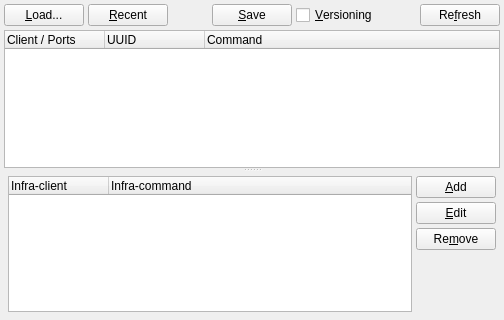
<?xml version="1.0" encoding="UTF-8"?>
<ui version="4.0">
 <author>rncbc aka Rui Nuno Capela</author>
 <comment>JACK Audio Connection Kit - Qt GUI Interface.

   Copyright (C) 2003-2013, rncbc aka Rui Nuno Capela. All rights reserved.

   This program is free software; you can redistribute it and/or
   modify it under the terms of the GNU General Public License
   as published by the Free Software Foundation; either version 2
   of the License, or (at your option) any later version.

   This program is distributed in the hope that it will be useful,
   but WITHOUT ANY WARRANTY; without even the implied warranty of
   MERCHANTABILITY or FITNESS FOR A PARTICULAR PURPOSE.  See the
   GNU General Public License for more details.

   You should have received a copy of the GNU General Public License along
   with this program; if not, write to the Free Software Foundation, Inc.,
   51 Franklin Street, Fifth Floor, Boston, MA 02110-1301 USA.

 </comment>
 <class>SessionWidget</class>
 <widget class="QWidget" name="SessionWidget">
  <property name="geometry">
   <rect>
    <x>0</x>
    <y>0</y>
    <width>504</width>
    <height>320</height>
   </rect>
  </property>
  <property name="windowTitle">
   <string>Session - JACK Audio Connection Kit</string>
  </property>
  <property name="windowIcon">
   <iconset resource="qjackctl.qrc">
    <normaloff>:/images/session1.png</normaloff>:/images/session1.png</iconset>
  </property>
  <layout class="QVBoxLayout" name="verticalLayout">
   <item>
    <layout class="QHBoxLayout" name="horizontalLayout">
     <item>
      <widget class="QPushButton" name="LoadSessionPushButton">
       <property name="toolTip">
        <string>Load session</string>
       </property>
       <property name="text">
        <string>&amp;Load...</string>
       </property>
       <property name="icon">
        <iconset resource="qjackctl.qrc">
         <normaloff>:/images/open1.png</normaloff>:/images/open1.png</iconset>
       </property>
      </widget>
     </item>
     <item>
      <widget class="QPushButton" name="RecentSessionPushButton">
       <property name="toolTip">
        <string>Recent session</string>
       </property>
       <property name="text">
        <string>&amp;Recent</string>
       </property>
      </widget>
     </item>
     <item>
      <spacer>
       <property name="orientation">
        <enum>Qt::Horizontal</enum>
       </property>
       <property name="sizeHint" stdset="0">
        <size>
         <width>20</width>
         <height>20</height>
        </size>
       </property>
      </spacer>
     </item>
     <item>
      <widget class="QPushButton" name="SaveSessionPushButton">
       <property name="toolTip">
        <string>Save session</string>
       </property>
       <property name="text">
        <string>&amp;Save</string>
       </property>
       <property name="icon">
        <iconset resource="qjackctl.qrc">
         <normaloff>:/images/save1.png</normaloff>:/images/save1.png</iconset>
       </property>
      </widget>
     </item>
     <item>
      <widget class="QCheckBox" name="SaveSessionVersionCheckBox">
       <property name="toolTip">
        <string>Save session versioning</string>
       </property>
       <property name="text">
        <string>&amp;Versioning</string>
       </property>
      </widget>
     </item>
     <item>
      <spacer>
       <property name="orientation">
        <enum>Qt::Horizontal</enum>
       </property>
       <property name="sizeHint" stdset="0">
        <size>
         <width>20</width>
         <height>20</height>
        </size>
       </property>
      </spacer>
     </item>
     <item>
      <widget class="QPushButton" name="UpdateSessionPushButton">
       <property name="toolTip">
        <string>Update session</string>
       </property>
       <property name="text">
        <string>Re&amp;fresh</string>
       </property>
       <property name="icon">
        <iconset resource="qjackctl.qrc">
         <normaloff>:/images/refresh1.png</normaloff>:/images/refresh1.png</iconset>
       </property>
      </widget>
     </item>
    </layout>
   </item>
   <item>
    <widget class="QSplitter" name="InfraClientSplitter">
     <property name="orientation">
      <enum>Qt::Vertical</enum>
     </property>
     <widget class="QTreeWidget" name="SessionTreeView">
      <property name="toolTip">
       <string>Session clients / connections</string>
      </property>
      <property name="rootIsDecorated">
       <bool>false</bool>
      </property>
      <property name="uniformRowHeights">
       <bool>true</bool>
      </property>
      <property name="sortingEnabled">
       <bool>false</bool>
      </property>
      <property name="allColumnsShowFocus">
       <bool>true</bool>
      </property>
      <column>
       <property name="text">
        <string>Client / Ports</string>
       </property>
      </column>
      <column>
       <property name="text">
        <string>UUID</string>
       </property>
      </column>
      <column>
       <property name="text">
        <string>Command</string>
       </property>
      </column>
     </widget>
     <widget class="QWidget" name="InfraClientWidget">
      <layout class="QGridLayout">
       <item row="0" column="0" rowspan="4">
        <widget class="QTreeWidget" name="InfraClientListView">
         <property name="toolTip">
          <string>Infra-clients / commands</string>
         </property>
         <property name="rootIsDecorated">
          <bool>false</bool>
         </property>
         <property name="uniformRowHeights">
          <bool>true</bool>
         </property>
         <property name="sortingEnabled">
          <bool>false</bool>
         </property>
         <property name="allColumnsShowFocus">
          <bool>true</bool>
         </property>
         <column>
          <property name="text">
           <string>Infra-client</string>
          </property>
         </column>
         <column>
          <property name="text">
           <string>Infra-command</string>
          </property>
         </column>
        </widget>
       </item>
       <item row="0" column="1">
        <widget class="QPushButton" name="AddInfraClientPushButton">
         <property name="toolTip">
          <string>Add infra-client</string>
         </property>
         <property name="text">
          <string>&amp;Add</string>
         </property>
         <property name="icon">
          <iconset resource="qjackctl.qrc">
           <normaloff>:/images/add1.png</normaloff>:/images/add1.png</iconset>
         </property>
        </widget>
       </item>
       <item row="1" column="1">
        <widget class="QPushButton" name="EditInfraClientPushButton">
         <property name="toolTip">
          <string>Edit infra-client</string>
         </property>
         <property name="text">
          <string>&amp;Edit</string>
         </property>
         <property name="icon">
          <iconset resource="qjackctl.qrc">
           <normaloff>:/images/edit1.png</normaloff>:/images/edit1.png</iconset>
         </property>
        </widget>
       </item>
       <item row="2" column="1">
        <widget class="QPushButton" name="RemoveInfraClientPushButton">
         <property name="toolTip">
          <string>Remove infra-client</string>
         </property>
         <property name="text">
          <string>Re&amp;move</string>
         </property>
         <property name="icon">
          <iconset resource="qjackctl.qrc">
           <normaloff>:/images/remove1.png</normaloff>:/images/remove1.png</iconset>
         </property>
        </widget>
       </item>
       <item row="3" column="1">
        <spacer>
         <property name="orientation">
          <enum>Qt::Vertical</enum>
         </property>
         <property name="sizeHint" stdset="0">
          <size>
           <width>20</width>
           <height>8</height>
          </size>
         </property>
        </spacer>
       </item>
      </layout>
     </widget>
    </widget>
   </item>
  </layout>
 </widget>
 <layoutdefault spacing="4" margin="4"/>
 <tabstops>
  <tabstop>LoadSessionPushButton</tabstop>
  <tabstop>RecentSessionPushButton</tabstop>
  <tabstop>SaveSessionPushButton</tabstop>
  <tabstop>SaveSessionVersionCheckBox</tabstop>
  <tabstop>UpdateSessionPushButton</tabstop>
  <tabstop>SessionTreeView</tabstop>
  <tabstop>InfraClientListView</tabstop>
  <tabstop>AddInfraClientPushButton</tabstop>
  <tabstop>EditInfraClientPushButton</tabstop>
  <tabstop>RemoveInfraClientPushButton</tabstop>
 </tabstops>
 <resources>
  <include location="qjackctl.qrc"/>
 </resources>
 <connections/>
</ui>
